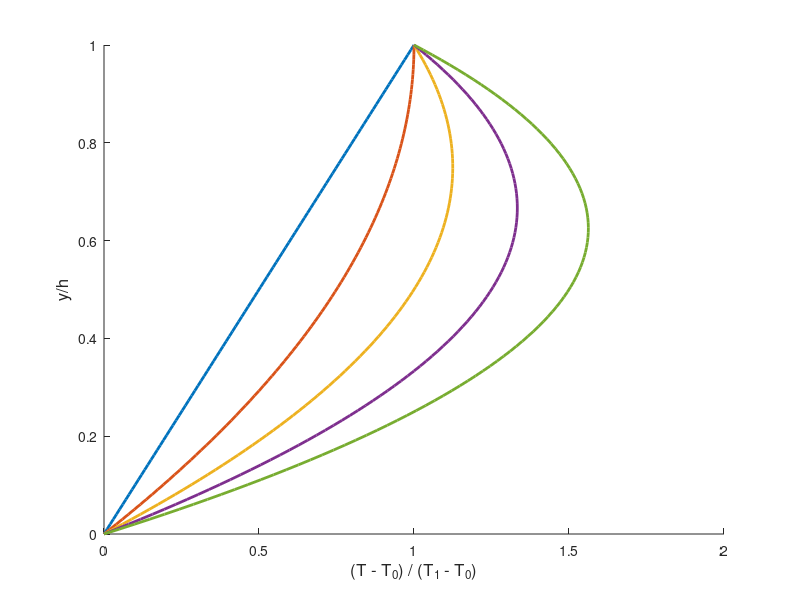

This chart was generated by the following MATLAB code: (Note: this script raises an error after producing the figure.)
clc; clear; close all;

% Define parameters
h = 1;                      % Normalized plate spacing (h = 1)
y = linspace(0, h, 100); 
% disp(y);

% Normalized height (y/h)

% Eckert-Prandtl number values
Ec_Pr_values = [0, 2, 4, 6, 8];

% Compute temperature profiles for different Ec*Pr values
figure;
hold on;
colors = lines(length(Ec_Pr_values)); % Generate distinct colors

for i = 1:length(Ec_Pr_values)
    Ec_Pr = Ec_Pr_values(i);
    
    % Corrected equation with element-wise multiplication (.*)
    T_norm = (y/h) + (Ec_Pr/2) .* (y/h) .* (1 - (y/h));  
    % where T_norm  = (T - T_0) / (T_1 - T_0)
  
    
    plot(T_norm, y/h, 'Color', colors(i, :), 'LineWidth', 2, 'DisplayName', sprintf('Ec \\cdot Pr = %d', Ec_Pr));
end

% Labels and formatting
xlabel('(T - T_0) / (T_1 - T_0)', 'FontSize', 12);
ylabel('y/h', 'FontSize', 12);
title('Temperature Distribution in Plane Couette Flow','Case I. When the plates are kept at different termperatures.', 'FontSize', 14);
legend('Location', 'best');
grid on;
set(gca, 'FontSize', 12);
hold off;
